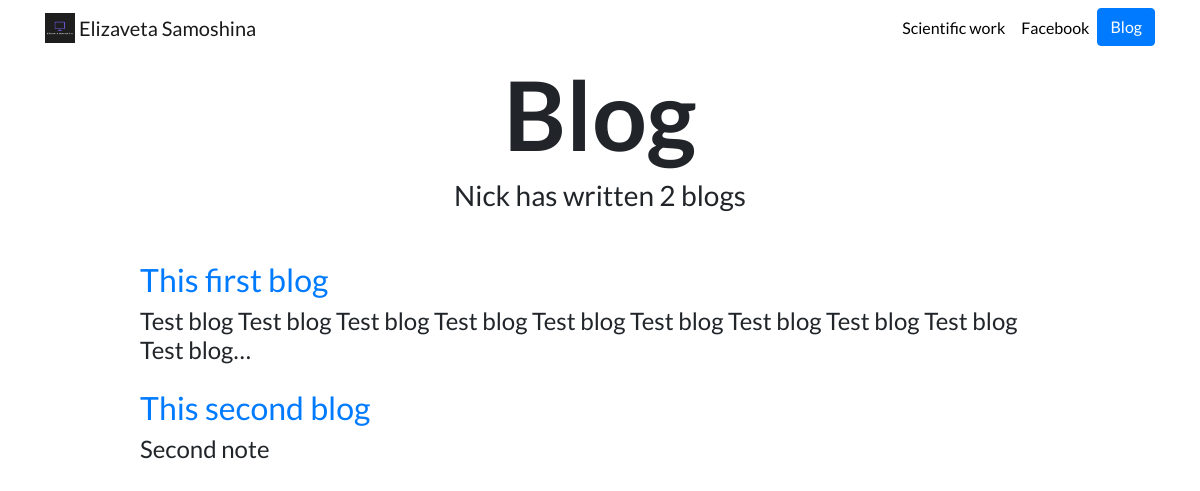
Screenshot of /blog/ with the database file from the repository.
### blog/models.py (models this page shows, shortened)
class Blog(models.Model):
    title = models.CharField(max_length=200)
    description = models.TextField()
    data = models.DateField()

### blog/views.py (the view)
def all_blogs (request):
    blogs = Blog.objects.all()
    return render (request, 'blog/all_blogs.html', {'blogs':blogs})

### blog/templates/blog/all_blogs.html (shortened to what this page needs)
{% extends "portfolio/base.html" %}
{% load static %}
{% block content %}
<h1 id="blogtitle" class="font-weight-bold text-center">Blog</h1>
<h3 class="text-center mb-5">Nick has written {{ blogs.count }} blog{{ blogs.count|pluralize }}</h3>
{% for blog in blogs %}
<div class="row justify-content-center my-3">
  <div class="col-md-10">
    <a href="{% url 'blog:detail' blog.id %}">
      <h2>{{ blog.title }}</h2>
    </a>
    <h4>{{ blog.description|striptags|truncatechars:100 }}</h4>
  </div>
</div>
{% endfor %}
{% endblock %}

### portfolio/static/portfolio/custom.css (style rules this page uses)
body { font-family: 'Lato', sans-serif; }
#blogtitle { font-size: 6rem; }

### rows the page displays
Blog: title "This first blog", description "Test blog Test blog Test blog Test blog Test blog Test blog Test blog Test blog Test blog Test blog…"
Blog: title "This second blog", description "Second note"

### other values shown
{{ blogs.count }} "2"
